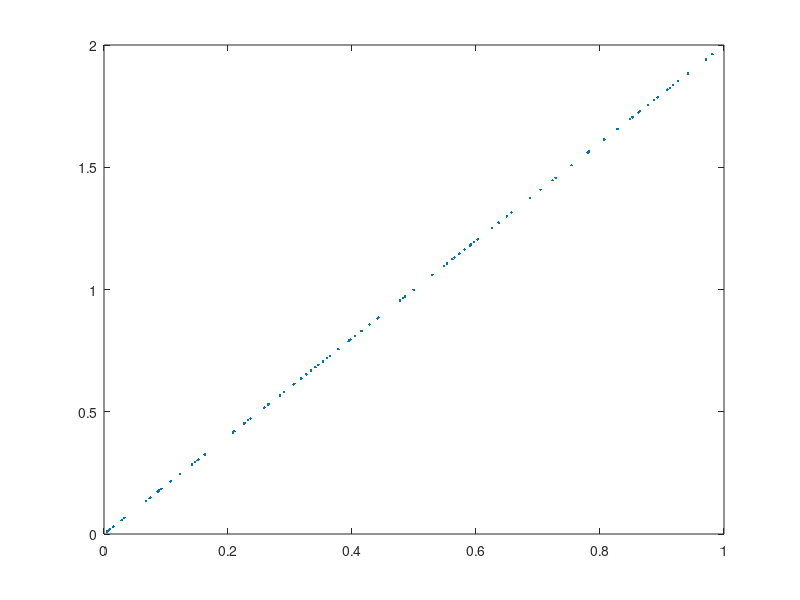
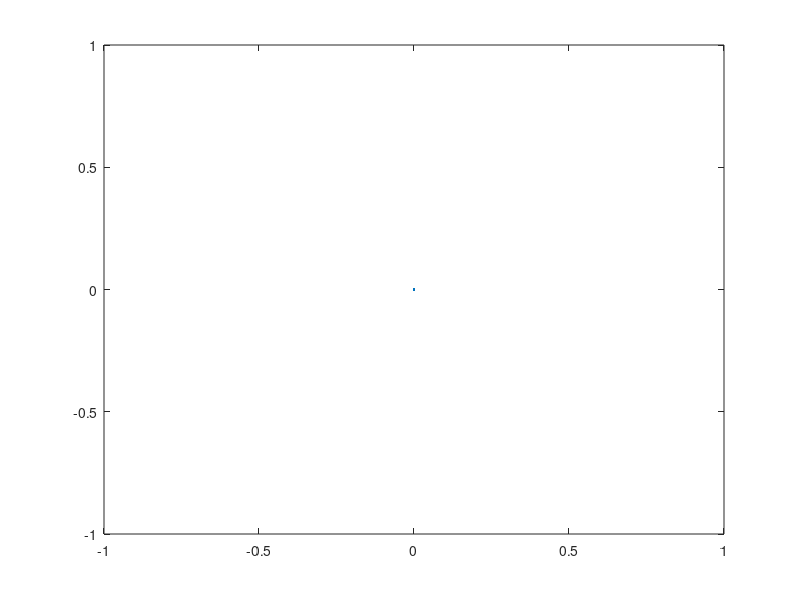
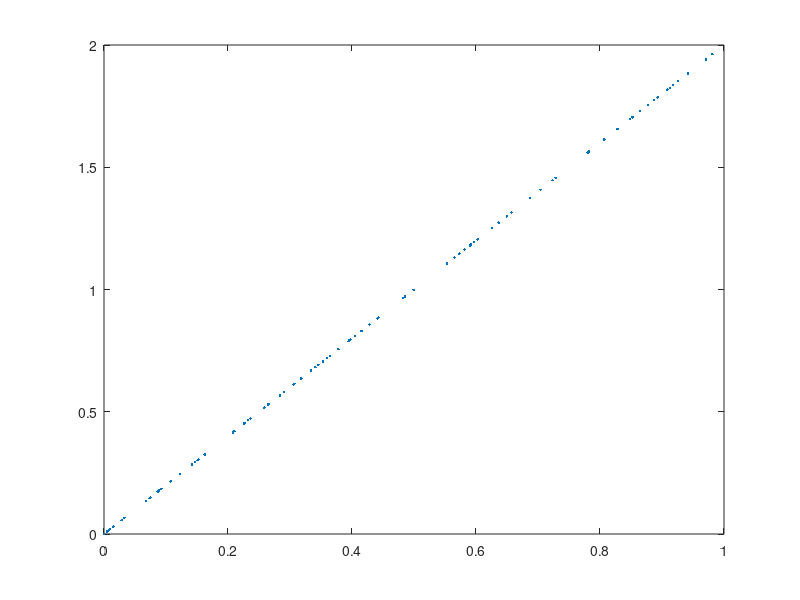
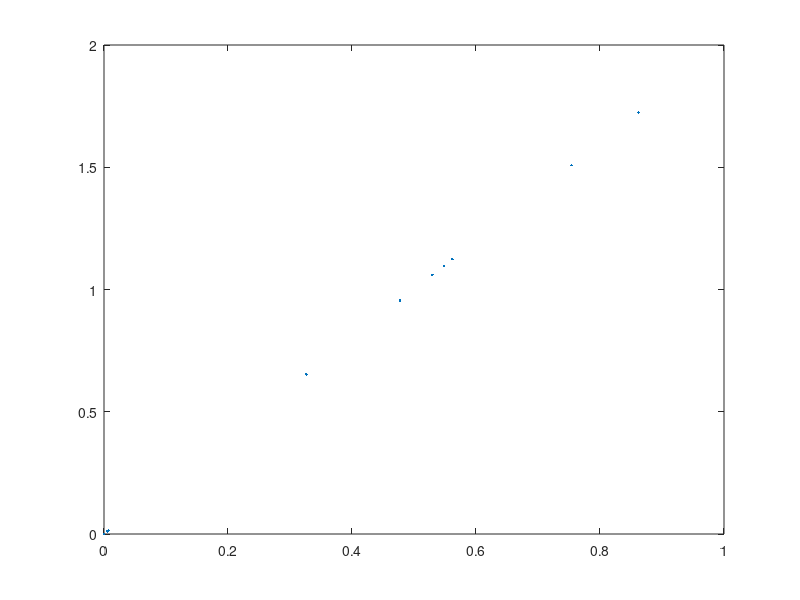

The MATLAB source for these figures, in order:
%% HEADER
% Author: Patrick O'Driscoll
% Created: 2014/02/03
% Updated: 2015/02/18 - provided better comments and augmented header
% Description:
%   Example of how to generate cross validation, and extract a single fold.

%% generate a sample dataset
%TrainIn  = rand(1,100);
TrainIn = rand(1, 100) .* 0;
TrainOut = 2*TrainIn;

TestIn   = rand(1,100);
TestOut  = 2*TestIn;

%% permute the data
% set the number of folds (this is a parameter)
FoldCount = 10;

%% Generate the folds
% collect the total size of the dataset
InSize = length(TrainIn)+length(TestIn);

% combine the test and training data and permute them
Perm    = randsample(1:InSize,InSize);
InPerm  = [TrainIn ,TestIn ];
OutPerm = [TrainOut,TestOut];
InPerm = InPerm(Perm);
OutPerm = OutPerm(Perm);

% print warning if this will not fold evenly
if mod(InSize,FoldCount) ~= 0
    error('This will not fold evenly');
end

% save memory for the following loop to save computation time
FoldIndex = zeros(FoldCount,InSize);

% set the index of the test and training data
for ii = 0:FoldCount-1
    temp = zeros(1,InSize);
    temp(1,ii*(1/FoldCount*InSize)+1:(ii+1)*(1/FoldCount*InSize)) = 1;
    FoldIndex(ii+1,:) = temp;
end
% 0 - training data
% 1 - test data

%% extract the data from the specified fold
CurrentFold = 1;

TrainFoldIn = InPerm(1,find(FoldIndex(CurrentFold,:)==0));
TestFoldIn  = InPerm(1,find(FoldIndex(CurrentFold,:)==1));

TrainFoldOut = OutPerm(1,find(FoldIndex(CurrentFold,:)==0));
TestFoldOut  = OutPerm(1,find(FoldIndex(CurrentFold,:)==1));

%% Verify that the permutation did not fail
figure
plot(TestIn,TestOut,'.');
figure
plot(TrainIn,TrainOut,'.');
figure
plot(TrainFoldIn,TrainFoldOut,'.');
figure
plot(TestFoldIn,TestFoldOut,'.');